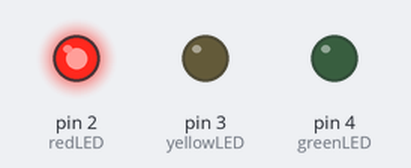
The sketch below on a simulated Arduino Uno, built with avr-gcc and run on an emulated ATmega328P. Parts: output pins drawn as LEDs (lit = HIGH).

Above: at 2.5 s.
At 6.0 s:
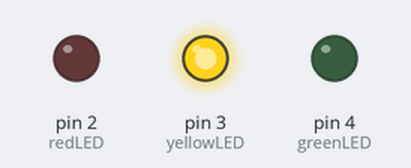
At 11.0 s:
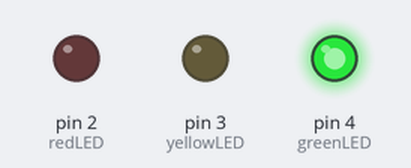
Timing chart, 0 to 19.5 s (numbered marks = the images above):
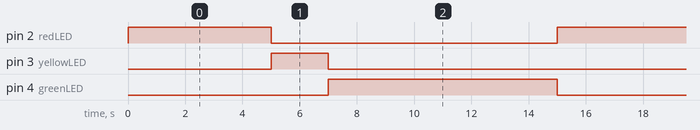

The sketch:

PROGRAM.ino
```cpp
int redLED = 2;
int yellowLED = 3;
int greenLED = 4;
void setup() {
  pinMode(redLED, OUTPUT);
  pinMode(yellowLED, OUTPUT);
  pinMode(greenLED, OUTPUT);
}

void loop() {
// Red ON
digitalWrite(redLED, HIGH);
delay(5000); digitalWrite(redLED, LOW);
// Yellow ON
digitalWrite(yellowLED, HIGH);
delay(2000); digitalWrite(yellowLED, LOW);
// Green ON
digitalWrite(greenLED, HIGH);
delay(8000);
digitalWrite(greenLED, LOW);

}
```

Measured:
- by itself, pin 2 (redLED): alternates HIGH for 5.0 s and LOW for 10.0 s
- by itself, pin 3 (yellowLED): alternates HIGH for 2.0 s and LOW for 13.0 s
- by itself, pin 4 (greenLED): alternates HIGH for 8.0 s and LOW for 7.0 s
